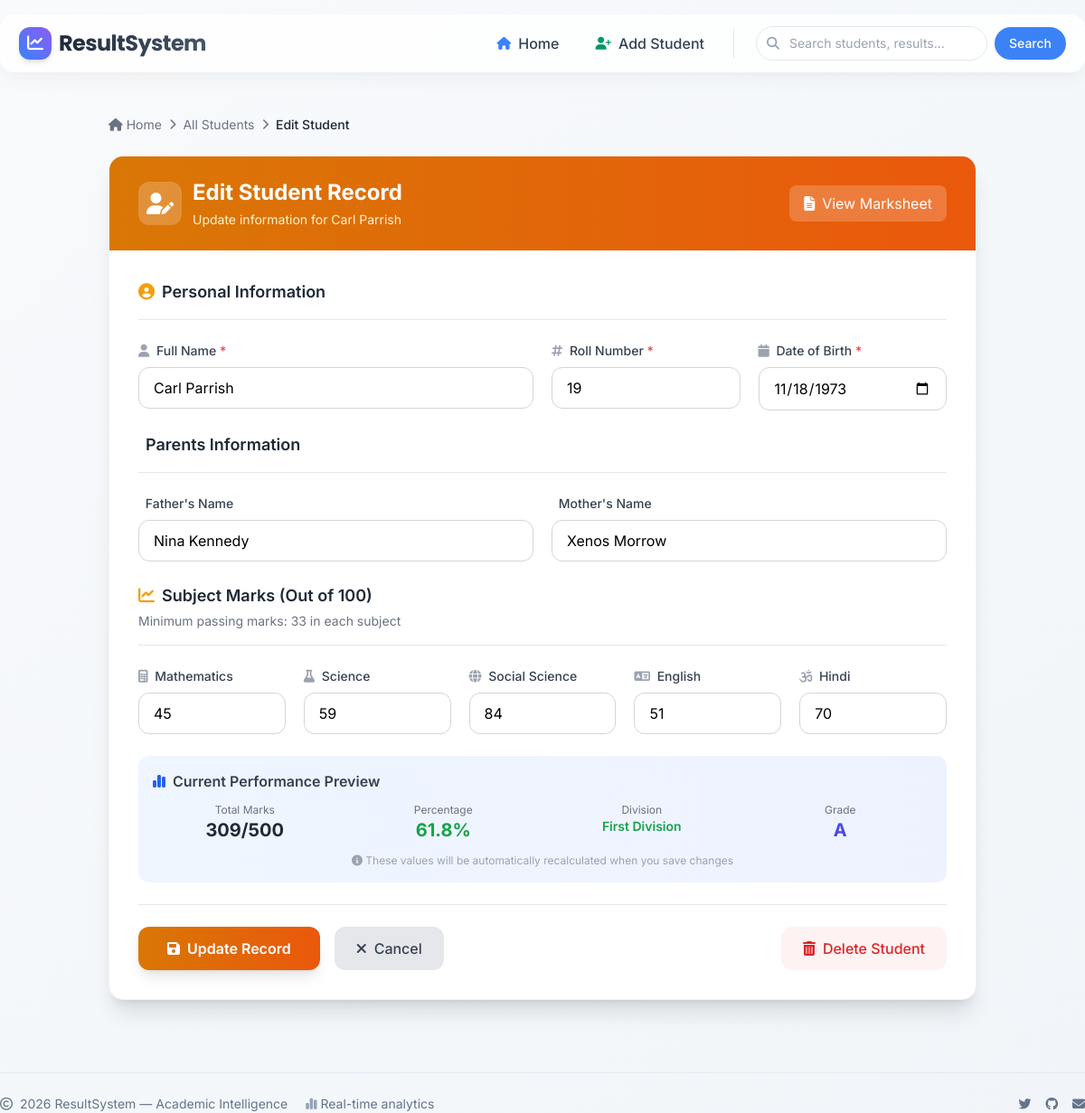
/edit-student.php?id=11, run on the app's committed database.
### tables this page shows
CREATE TABLE `students_tbl` (
  `id` int(11) NOT NULL,
  `rollno` int(11) NOT NULL,
  `name` varchar(100) NOT NULL,
  `fname` varchar(100) DEFAULT NULL,
  `mname` varchar(100) DEFAULT NULL,
  `dob` date DEFAULT NULL,
  `gender` enum('Male','Female','Other') DEFAULT 'Male',
  `email` varchar(100) DEFAULT NULL,
  `phone` varchar(15) DEFAULT NULL,
  `address` text DEFAULT NULL,
  `math` int(11) DEFAULT 0,
  `sc` int(11) DEFAULT 0,
  `ssc` int(11) DEFAULT 0,
  `eng` int(11) DEFAULT 0,
  `hnd` int(11) DEFAULT 0,
  `obmarks` int(11) DEFAULT 0,
  `percentage` decimal(5,2) DEFAULT 0.00,
  `division` varchar(50) DEFAULT NULL,
  `grade` varchar(5) DEFAULT NULL,
  `grade_point` decimal(3,2) DEFAULT NULL,
  `created_at` timestamp NOT NULL DEFAULT current_timestamp(),
  `updated_at` timestamp NOT NULL DEFAULT current_timestamp() ON UPDATE current_timestamp()
);

### edit-student.php (the view, shortened to what this page needs)
<?php
include "./includes/header.php";
include "./db/db.php";
$id = isset($_GET['id']) ? (int)$_GET['id'] : 0;
$query = "SELECT * FROM students_tbl WHERE id = $id";
$result = mysqli_query($conn, $query);
$data = mysqli_fetch_assoc($result);
?>
<div class="max-w-5xl mx-auto px-4 sm:px-6 lg:px-8 py-8">
    <nav class="flex items-center gap-2 text-sm text-gray-500 mb-6">
        <a href="index.php" class="hover:text-blue-600 transition"><i class="fas fa-home"></i> Home</a>
        <i class="fas fa-chevron-right text-xs"></i>
        <a href="all-students.php" class="hover:text-blue-600 transition">All Students</a>
        <i class="fas fa-chevron-right text-xs"></i>
        <span class="text-gray-800 font-medium">Edit Student</span>
    </nav>
    <div class="bg-white rounded-2xl shadow-xl overflow-hidden border border-gray-100">
        <div class="bg-gradient-to-r from-amber-600 to-orange-600 px-8 py-6">
            <div class="flex items-center justify-between">
                <div class="flex items-center gap-3">
                    <div class="w-12 h-12 bg-white/20 rounded-xl flex items-center justify-center">
                        <i class="fas fa-user-edit text-white text-2xl"></i>
                    </div>
                    <div>
                        <h1 class="text-2xl font-bold text-white">Edit Student Record</h1>
                        <p class="text-amber-100 text-sm mt-1">Update information for <?php echo htmlspecialchars($data['name']); ?></p>
                    </div>
                </div>
                <div class="flex gap-2">
                    <a href="marksheet.php?ref=<?php echo $data['id']; ?>" class="bg-white/20 hover:bg-white/30 text-white px-4 py-2 rounded-lg transition flex items-center gap-2">
                        <i class="fas fa-file-alt"></i> View Marksheet
                    </a>
                </div>
            </div>
        </div>
        <div class="p-8">
            <form action="" method="post" class="space-y-6">
                <div class="border-b border-gray-200 pb-4">
                    <h2 class="text-lg font-semibold text-gray-800 flex items-center gap-2">
                        <i class="fas fa-user-circle text-amber-500"></i> Personal Information
                    </h2>
                </div>
                <div class="grid grid-cols-1 md:grid-cols-2 lg:grid-cols-4 gap-5">
                    <div class="lg:col-span-2">
                        <label class="block text-sm font-medium text-gray-700 mb-2">
                            <i class="fas fa-user text-gray-400 mr-1"></i> Full Name <span class="text-red-500">*</span>
                        </label>
                        <input type="text" name="name" required value="<?php echo htmlspecialchars($data['name']); ?>"
                            class="w-full px-4 py-2.5 rounded-xl border border-gray-300 focus:border-amber-500 focus:ring-2 focus:ring-amber-200 transition">
                    </div>
                    <div>
                        <label class="block text-sm font-medium text-gray-700 mb-2">
                            <i class="fas fa-hashtag text-gray-400 mr-1"></i> Roll Number <span class="text-red-500">*</span>
                        </label>
                        <input type="number" name="rollno" required value="<?php echo $data['rollno']; ?>"
                            class="w-full px-4 py-2.5 rounded-xl border border-gray-300 focus:border-amber-500 focus:ring-2 focus:ring-amber-200 transition">
                    </div>
                    <div>
                        <label class="block text-sm font-medium text-gray-700 mb-2">
                            <i class="fas fa-calendar text-gray-400 mr-1"></i> Date of Birth <span class="text-red-500">*</span>
                        </label>
                        <input type="date" name="dob" required value="<?php echo $data['dob']; ?>"
                            class="w-full px-4 py-2.5 rounded-xl border border-gray-300 focus:border-amber-500 focus:ring-2 focus:ring-amber-200 transition">
                    </div>
                </div>
                <div class="border-b border-gray-200 pb-4 mt-4">
                    <h2 class="text-lg font-semibold text-gray-800 flex items-center gap-2">
                        <i class="fas fa-family text-amber-500"></i> Parents Information
                    </h2>
                </div>
                <div class="grid grid-cols-1 md:grid-cols-2 gap-5">
                    <div>
                        <label class="block text-sm font-medium text-gray-700 mb-2">
                            <i class="fas fa-father text-gray-400 mr-1"></i> Father's Name
                        </label>
                        <input type="text" name="fname" value="<?php echo htmlspecialchars($data['fname']); ?>"
                            class="w-full px-4 py-2.5 rounded-xl border border-gray-300 focus:border-amber-500 focus:ring-2 focus:ring-amber-200 transition"
                            placeholder="Enter father's name">
                    </div>
                    <div>
                        <label class="block text-sm font-medium text-gray-700 mb-2">
                            <i class="fas fa-mother text-gray-400 mr-1"></i> Mother's Name
                        </label>
                        <input type="text" name="mname" value="<?php echo htmlspecialchars($data['mname']); ?>"
                            class="w-full px-4 py-2.5 rounded-xl border border-gray-300 focus:border-amber-500 focus:ring-2 focus:ring-amber-200 transition"
                            placeholder="Enter mother's name">
                    </div>
                </div>
                <div class="border-b border-gray-200 pb-4 mt-4">
                    <h2 class="text-lg font-semibold text-gray-800 flex items-center gap-2">
                        <i class="fas fa-chart-line text-amber-500"></i> Subject Marks (Out of 100)
                    </h2>
                    <p class="text-sm text-gray-500 mt-1">Minimum passing marks: 33 in each subject</p>
                </div>
                <div class="grid grid-cols-1 sm:grid-cols-2 lg:grid-cols-5 gap-5">
                    <div>
                        <label class="block text-sm font-medium text-gray-700 mb-2">
                            <i class="fas fa-calculator text-gray-400 mr-1"></i> Mathematics
                        </label>
                        <input type="number" name="math" required min="0" max="100" value="<?php echo $data['math']; ?>"
                            class="w-full px-4 py-2.5 rounded-xl border border-gray-300 focus:border-amber-500 focus:ring-2 focus:ring-amber-200 transition">
                    </div>
                    <div>
                        <label class="block text-sm font-medium text-gray-700 mb-2">
                            <i class="fas fa-flask text-gray-400 mr-1"></i> Science
                        </label>
                        <input type="number" name="sc" required min="0" max="100" value="<?php echo $data['sc']; ?>"
                            class="w-full px-4 py-2.5 rounded-xl border border-gray-300 focus:border-amber-500 focus:ring-2 focus:ring-amber-200 transition">
                    </div>
                    <div>
                        <label class="block text-sm font-medium text-gray-700 mb-2">
                            <i class="fas fa-globe text-gray-400 mr-1"></i> Social Science
                        </label>
                        <input type="number" name="ssc" required min="0" max="100" value="<?php echo $data['ssc']; ?>"
                            class="w-full px-4 py-2.5 rounded-xl border border-gray-300 focus:border-amber-500 focus:ring-2 focus:ring-amber-200 transition">
                    </div>
                    <div>
                        <label class="block text-sm font-medium text-gray-700 mb-2">
                            <i class="fas fa-language text-gray-400 mr-1"></i> English
                        </label>
                        <input type="number" name="eng" required min="0" max="100" value="<?php echo $data['eng']; ?>"
                            class="w-full px-4 py-2.5 rounded-xl border border-gray-300 focus:border-amber-500 focus:ring-2 focus:ring-amber-200 transition">
                    </div>
                    <div>
                        <label class="block text-sm font-medium text-gray-700 mb-2">
                            <i class="fas fa-om text-gray-400 mr-1"></i> Hindi
                        </label>
                        <input type="number" name="hnd" required min="0" max="100" value="<?php echo $data['hnd']; ?>"
                            class="w-full px-4 py-2.5 rounded-xl border border-gray-300 focus:border-amber-500 focus:ring-2 focus:ring-amber-200 transition">
                    </div>
                </div>
                <div class="bg-gradient-to-r from-blue-50 to-indigo-50 rounded-xl p-4 mt-4">
                    <h3 class="font-semibold text-gray-700 mb-3 flex items-center gap-2">
                        <i class="fas fa-chart-simple text-blue-600"></i> Current Performance Preview
                    </h3>
                    <div class="grid grid-cols-2 md:grid-cols-4 gap-4 text-center">
                        <div>
                            <p class="text-xs text-gray-500">Total Marks</p>
                            <p class="text-xl font-bold text-gray-800"><?php echo $data['obmarks']; ?>/500</p>
                        </div>
                        <div>
                            <p class="text-xs text-gray-500">Percentage</p>
                            <p class="text-xl font-bold <?php echo $data['percentage'] >= 60 ? 'text-green-600' : ($data['percentage'] >= 33 ? 'text-yellow-600' : 'text-red-600'); ?>">
                                <?php echo round($data['percentage'], 1); ?>%
                            </p>
                        </div>
                        <div>
                            <p class="text-xs text-gray-500">Division</p>
                            <p class="text-sm font-semibold <?php echo $data['division'] != 'Fail' ? 'text-green-600' : 'text-red-600'; ?>">
                                <?php echo $data['division']; ?>
                            </p>
                        </div>
                        <div>
                            <p class="text-xs text-gray-500">Grade</p>
                            <p class="text-xl font-bold text-indigo-600"><?php echo $data['grade'] ?: 'N/A'; ?></p>
                        </div>
                    </div>
                    <p class="text-xs text-gray-400 text-center mt-3">
                        <i class="fas fa-info-circle"></i> These values will be automatically recalculated when you save changes
                    </p>
                </div>
                <div class="flex gap-4 pt-6 border-t border-gray-200">
                    <button type="submit" name="update" class="bg-gradient-to-r from-amber-600 to-orange-600 hover:from-amber-700 hover:to-orange-700 text-white px-8 py-3 rounded-xl font-semibold shadow-lg hover:shadow-xl transition flex items-center gap-2">
                        <i class="fas fa-save"></i> Update Record
                    </button>
                    <a href="all-students.php" class="bg-gray-200 hover:bg-gray-300 text-gray-700 px-6 py-3 rounded-xl font-medium transition flex items-center gap-2">
                        <i class="fas fa-times"></i> Cancel
                    </a>
                    <button type="button" onclick="confirmDelete(<?php echo $data['id']; ?>, '<?php echo addslashes($data['name']); ?>')"
                        class="ml-auto bg-red-50 hover:bg-red-100 text-red-600 px-6 py-3 rounded-xl font-medium transition flex items-center gap-2">
                        <i class="fas fa-trash-alt"></i> Delete Student
                    </button>
                </div>
            </form>
        </div>
    </div>
</div>
<?php include "./includes/footer.php"; ?>

### includes/header.php (style rules this page uses)
body { background: linear-gradient(135deg, #f8fafc 0%, #f1f5f9 100%); scroll-behavior: smooth; }

### data on the page
students_tbl: name "Carl Parrish", rollno "19", dob "11/18/1973", fname "Nina Kennedy", mname "Xenos Morrow", math "45", sc "59", ssc "84", eng "51", hnd "70", obmarks "309", percentage "61.8", division "First Division", grade "A"
